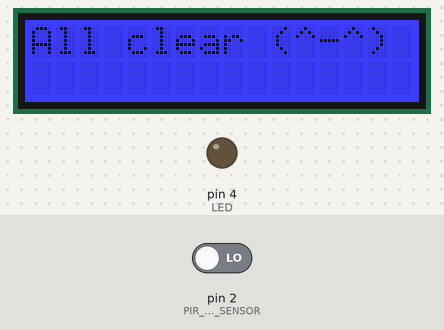
A sketch run on a simulated Arduino Uno, built with avr-gcc and run on an emulated ATmega328P. Shown: 16×2 character LCD, output pins drawn as LEDs (lit = HIGH). Dashed ring = blinking. Inputs (shaded band) come from the test bench; at power-on: pin 2 (PIR_MOTION_SENSOR) LOW. What the sketch prints to the serial monitor is not drawn.

Above: at 1.2 s.
1.3 s: pin 2 (PIR_MOTION_SENSOR) driven HIGH
At 1.9 s:
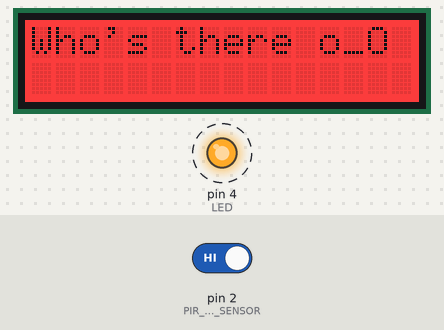
4.3 s: pin 2 (PIR_MOTION_SENSOR) driven LOW
At 5.7 s:
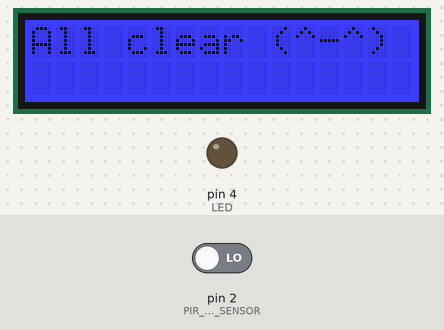
Timing chart, 0 to 7.3 s (numbered marks = the images above; inputs shaded):
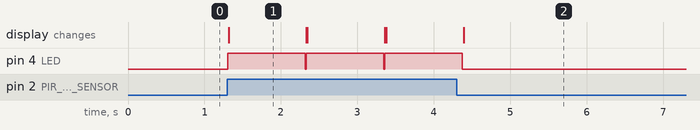

Measured:
- after the input at 1.3 s, pin 4 (LED): alternates HIGH for 1.0 s and LOW for 0.01 s, starting at once; the display: changes at once (image 1)
- after the input at 4.3 s, pin 4 (LED): goes on until 4.4 s, then stays LOW
- what the display in image 1 shows lasts 1.0 s, from 1.3 s to 2.3 s

The sketch:

Detction_Final.ino
```cpp
#include <Wire.h>

//Librairie de l'ecran lcd
#include "rgb_lcd.h"

//Definition des PIN
#define PIR_MOTION_SENSOR 2
#define LED 4

//declaration variable ecran
rgb_lcd lcd;

void setup()
{
    //Setup du lcd 16x2 background bleu
    lcd.begin(16, 2);
    lcd.setRGB(0, 0, 255);


    //Setup en INPUt le detecteur de mouvement
    pinMode(PIR_MOTION_SENSOR, INPUT);

    //Setup de la LED en OUTPUT
    pinMode(LED,OUTPUT);

    //Setup du baud rate e sortie a 9600
    Serial.begin(9600);

}

void loop()
{


    //Si qlqu'un est detecte
    if(isPeopleDetected()){

        //Led allume
        digitalWrite(LED, HIGH);

        //Ecriture sur port serie qu'on recupere sur Node-RED
        Serial.write("1");

        //Message de presence sur l ecran LCD Background rouge
        lcd.setRGB(255, 0, 0);
        lcd.setCursor(0, 0);
        lcd.print("Who's there o_O");
         delay(1000);


    }
      //Personne n'est detecte

    //Led eteinte
    digitalWrite(LED, LOW);
    //Bckground bleu
    lcd.setRGB(0, 0, 255);
    //Message su l'ecran
    lcd.setCursor(0, 0);
    lcd.print("All clear (^-^)");


}


/***************************************************************/
/*Function: Detect whether anyone moves in it's detecting range*/
/*Return:-boolean, true is someone detected.*/
boolean isPeopleDetected()
{
    int sensorValue = digitalRead(PIR_MOTION_SENSOR);
    if(sensorValue == HIGH)//if the sensor value is HIGH?
    {
        return true;//yes,return true
    }
    else
    {
        return false;//no,return false
    }
}
```
